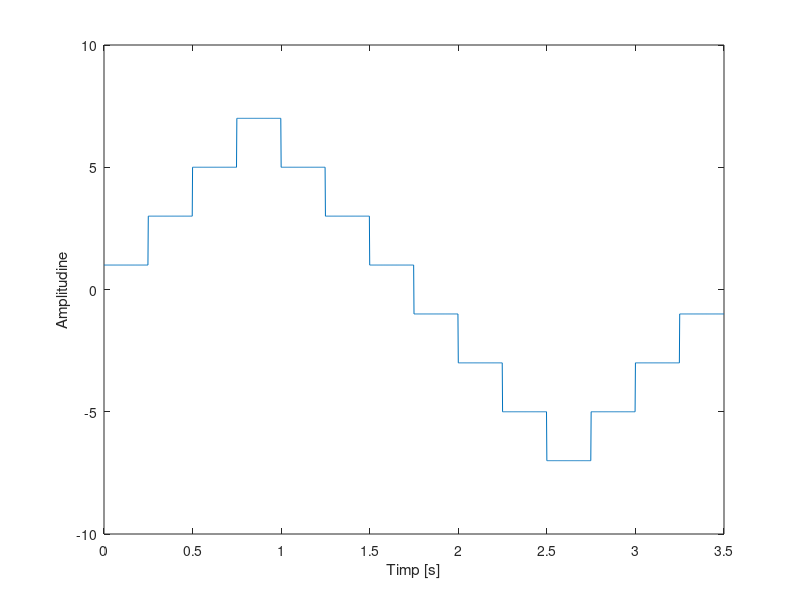
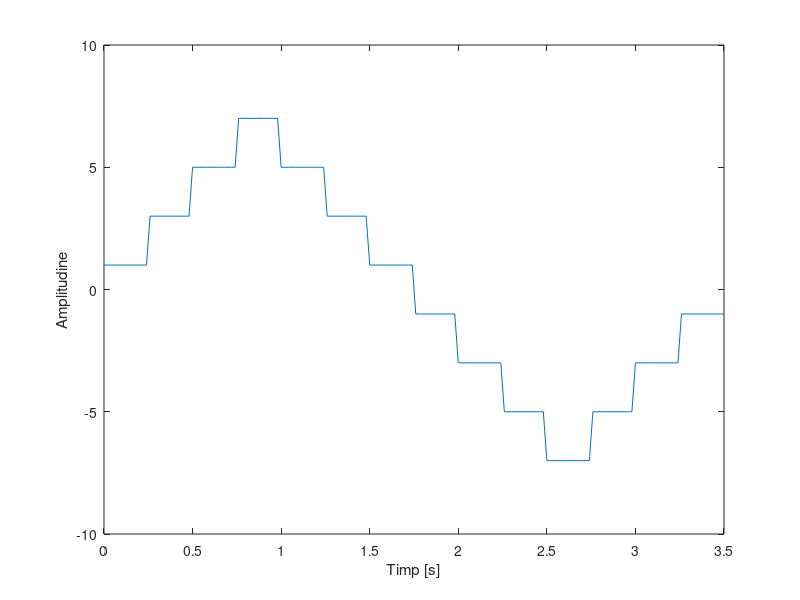
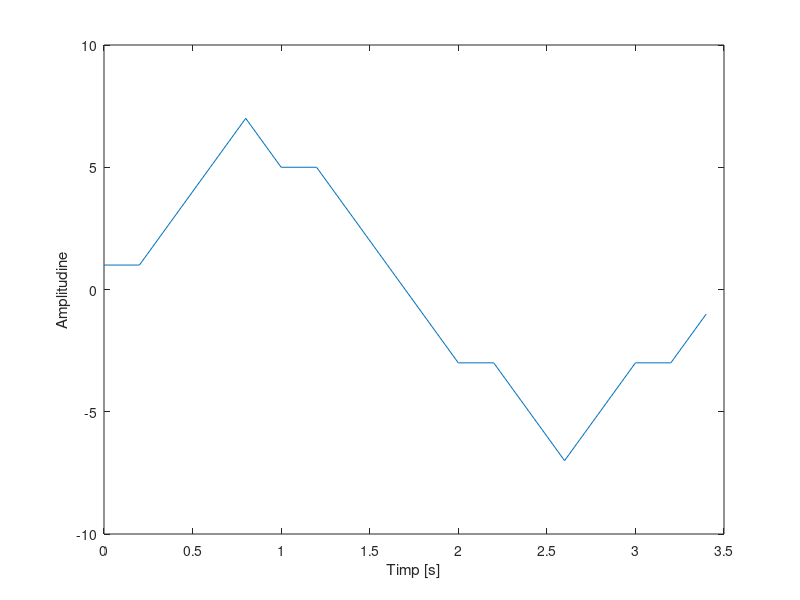

The MATLAB script that drew these images, in order:
%Punctul d)

%Reolutia temporara este 2ms

f=4;
t=0:0.002:3.5
s=square(2*pi*f*t)
s(find(t>=0 & t<0.25))=1;
s(find(t>=0.25 & t<0.5))=3;
s(find(t>=0.5 & t<0.75))=5;
s(find(t>=0.75 & t<1))=7;
s(find(t>=1 & t<1.25))=5;
s(find(t>=1.25 & t<1.5))=3;
s(find(t>=1.5 & t<1.75))=1;
s(find(t>=1.75 & t<2))=-1;
s(find(t>=2 & t<2.25))=-3;
s(find(t>=2.25 & t<2.5))=-5;
s(find(t>=2.5 & t<2.75))=-7;
s(find(t>=2.75 & t<3))=-5;
s(find(t>=3 & t<3.25))=-3;
s(find(t>=3.25 & t<=3.5))=-1;
figure(1)
plot(t,s),grid
xlabel('Timp [s]'),ylabel('Amplitudine'),grid

%Reolutia temporara este 20ms

f=4;
t=0:0.02:3.5
s=square(2*pi*f*t)
s(find(t>=0 & t<0.25))=1;
s(find(t>=0.25 & t<0.5))=3;
s(find(t>=0.5 & t<0.75))=5;
s(find(t>=0.75 & t<1))=7;
s(find(t>=1 & t<1.25))=5;
s(find(t>=1.25 & t<1.5))=3;
s(find(t>=1.5 & t<1.75))=1;
s(find(t>=1.75 & t<2))=-1;
s(find(t>=2 & t<2.25))=-3;
s(find(t>=2.25 & t<2.5))=-5;
s(find(t>=2.5 & t<2.75))=-7;
s(find(t>=2.75 & t<3))=-5;
s(find(t>=3 & t<3.25))=-3;
s(find(t>=3.25 & t<=3.5))=-1;
figure(2)
plot(t,s),grid
xlabel('Timp [s]'),ylabel('Amplitudine'),grid


%Reolutia temporara este 200ms

f=4;
t=0:0.2:3.5
s=square(2*pi*f*t)
s(find(t>=0 & t<0.25))=1;
s(find(t>=0.25 & t<0.5))=3;
s(find(t>=0.5 & t<0.75))=5;
s(find(t>=0.75 & t<1))=7;
s(find(t>=1 & t<1.25))=5;
s(find(t>=1.25 & t<1.5))=3;
s(find(t>=1.5 & t<1.75))=1;
s(find(t>=1.75 & t<2))=-1;
s(find(t>=2 & t<2.25))=-3;
s(find(t>=2.25 & t<2.5))=-5;
s(find(t>=2.5 & t<2.75))=-7;
s(find(t>=2.75 & t<3))=-5;
s(find(t>=3 & t<3.25))=-3;
s(find(t>=3.25 & t<=3.5))=-1;
figure(3)
plot(t,s),grid
xlabel('Timp [s]'),ylabel('Amplitudine'),grid
